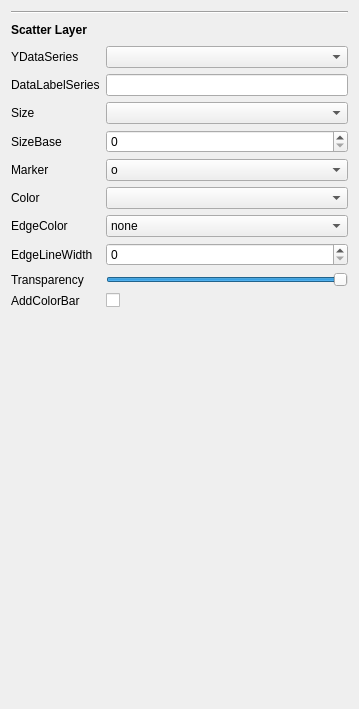
<?xml version="1.0" encoding="UTF-8"?>
<ui version="4.0">
 <class>Form</class>
 <widget class="QWidget" name="Form">
  <property name="geometry">
   <rect>
    <x>0</x>
    <y>0</y>
    <width>359</width>
    <height>709</height>
   </rect>
  </property>
  <property name="windowTitle">
   <string>Form</string>
  </property>
  <layout class="QVBoxLayout" name="verticalLayout">
   <item>
    <widget class="Line" name="line">
     <property name="orientation">
      <enum>Qt::Orientation::Horizontal</enum>
     </property>
    </widget>
   </item>
   <item>
    <layout class="QHBoxLayout" name="horizontalLayout">
     <item>
      <widget class="QLabel" name="label">
       <property name="font">
        <font>
         <bold>true</bold>
        </font>
       </property>
       <property name="text">
        <string>Scatter Layer</string>
       </property>
      </widget>
     </item>
     <item>
      <spacer name="horizontalSpacer">
       <property name="orientation">
        <enum>Qt::Orientation::Horizontal</enum>
       </property>
       <property name="sizeHint" stdset="0">
        <size>
         <width>40</width>
         <height>20</height>
        </size>
       </property>
      </spacer>
     </item>
     <item>
      <widget class="QToolButton" name="toolButton">
       <property name="styleSheet">
        <string notr="true">border-radius: 10px;</string>
       </property>
       <property name="text">
        <string/>
       </property>
       <property name="icon">
        <iconset resource="../resources/resources.qrc">
         <normaloff>:/icon/icons/minus-button.png</normaloff>:/icon/icons/minus-button.png</iconset>
       </property>
      </widget>
     </item>
    </layout>
   </item>
   <item>
    <layout class="QFormLayout" name="formLayout">
     <item row="0" column="0">
      <widget class="QLabel" name="label_2">
       <property name="text">
        <string>YDataSeries</string>
       </property>
      </widget>
     </item>
     <item row="0" column="1">
      <widget class="QComboBox" name="y_series_combo"/>
     </item>
     <item row="1" column="0">
      <widget class="QLabel" name="label_3">
       <property name="text">
        <string>DataLabelSeries</string>
       </property>
      </widget>
     </item>
     <item row="1" column="1">
      <widget class="QLineEdit" name="data_label_line"/>
     </item>
     <item row="2" column="0">
      <widget class="QLabel" name="label_5">
       <property name="text">
        <string>Size</string>
       </property>
      </widget>
     </item>
     <item row="2" column="1">
      <widget class="QComboBox" name="scatter_size_combo"/>
     </item>
     <item row="3" column="0">
      <widget class="QLabel" name="label_11">
       <property name="text">
        <string>SizeBase</string>
       </property>
      </widget>
     </item>
     <item row="3" column="1">
      <widget class="QSpinBox" name="scatter_size_base_spin">
       <property name="maximum">
        <number>1000000</number>
       </property>
      </widget>
     </item>
     <item row="10" column="1">
      <spacer name="verticalSpacer">
       <property name="orientation">
        <enum>Qt::Orientation::Vertical</enum>
       </property>
       <property name="sizeHint" stdset="0">
        <size>
         <width>20</width>
         <height>40</height>
        </size>
       </property>
      </spacer>
     </item>
     <item row="4" column="1">
      <widget class="QComboBox" name="scatter_marker_type_combo">
       <item>
        <property name="text">
         <string>o</string>
        </property>
       </item>
       <item>
        <property name="text">
         <string>*</string>
        </property>
       </item>
       <item>
        <property name="text">
         <string>.</string>
        </property>
       </item>
       <item>
        <property name="text">
         <string>s</string>
        </property>
       </item>
       <item>
        <property name="text">
         <string>d</string>
        </property>
       </item>
       <item>
        <property name="text">
         <string>D</string>
        </property>
       </item>
       <item>
        <property name="text">
         <string>^</string>
        </property>
       </item>
       <item>
        <property name="text">
         <string>v</string>
        </property>
       </item>
       <item>
        <property name="text">
         <string>&gt;</string>
        </property>
       </item>
       <item>
        <property name="text">
         <string>&lt;</string>
        </property>
       </item>
       <item>
        <property name="text">
         <string>p</string>
        </property>
       </item>
       <item>
        <property name="text">
         <string>P</string>
        </property>
       </item>
       <item>
        <property name="text">
         <string>h</string>
        </property>
       </item>
       <item>
        <property name="text">
         <string>H</string>
        </property>
       </item>
       <item>
        <property name="text">
         <string>none</string>
        </property>
       </item>
      </widget>
     </item>
     <item row="4" column="0">
      <widget class="QLabel" name="label_9">
       <property name="text">
        <string>Marker</string>
       </property>
      </widget>
     </item>
     <item row="5" column="1">
      <widget class="QComboBox" name="scatter_color_combo"/>
     </item>
     <item row="5" column="0">
      <widget class="QLabel" name="label_4">
       <property name="text">
        <string>Color</string>
       </property>
      </widget>
     </item>
     <item row="6" column="1">
      <widget class="QComboBox" name="scatter_edge_color_combo">
       <item>
        <property name="text">
         <string>none</string>
        </property>
       </item>
       <item>
        <property name="text">
         <string>face</string>
        </property>
       </item>
      </widget>
     </item>
     <item row="6" column="0">
      <widget class="QLabel" name="label_6">
       <property name="text">
        <string>EdgeColor</string>
       </property>
      </widget>
     </item>
     <item row="7" column="1">
      <widget class="QSpinBox" name="scatter_linewidth_spin"/>
     </item>
     <item row="7" column="0">
      <widget class="QLabel" name="label_7">
       <property name="text">
        <string>EdgeLineWidth</string>
       </property>
      </widget>
     </item>
     <item row="8" column="1">
      <widget class="QSlider" name="scatter_transparent_slider">
       <property name="maximum">
        <number>100</number>
       </property>
       <property name="value">
        <number>100</number>
       </property>
       <property name="orientation">
        <enum>Qt::Orientation::Horizontal</enum>
       </property>
      </widget>
     </item>
     <item row="8" column="0">
      <widget class="QLabel" name="label_8">
       <property name="text">
        <string>Transparency</string>
       </property>
      </widget>
     </item>
     <item row="9" column="1">
      <widget class="QCheckBox" name="scatter_colorbar_check">
       <property name="text">
        <string/>
       </property>
      </widget>
     </item>
     <item row="9" column="0">
      <widget class="QLabel" name="label_10">
       <property name="text">
        <string>AddColorBar</string>
       </property>
      </widget>
     </item>
    </layout>
   </item>
  </layout>
 </widget>
 <resources>
  <include location="../resources/resources.qrc"/>
 </resources>
 <connections/>
</ui>
